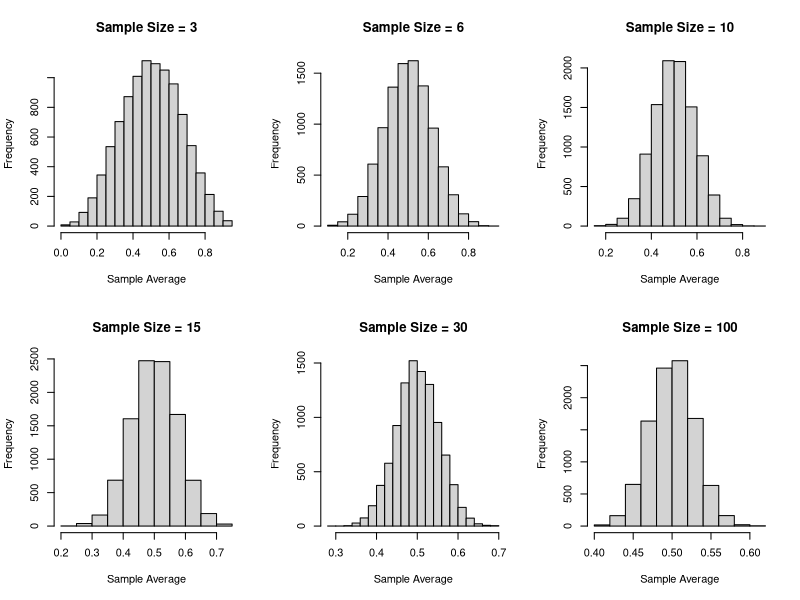
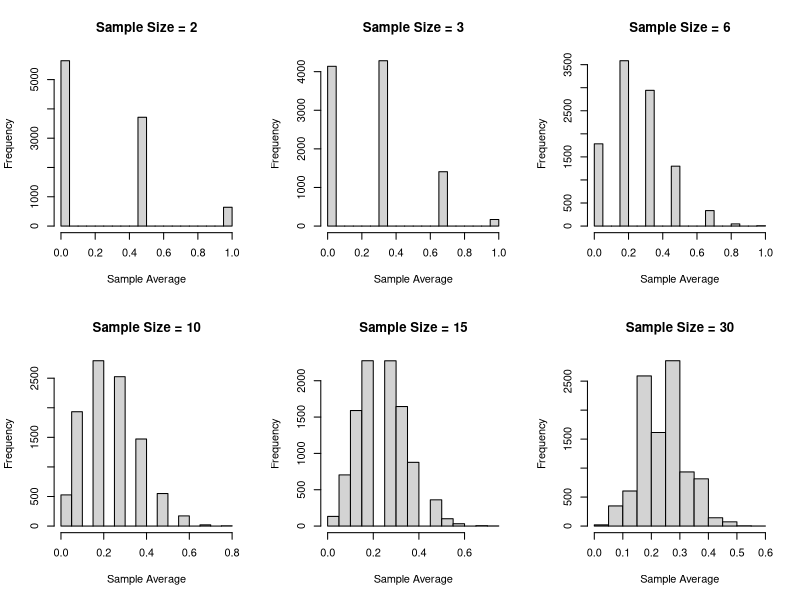
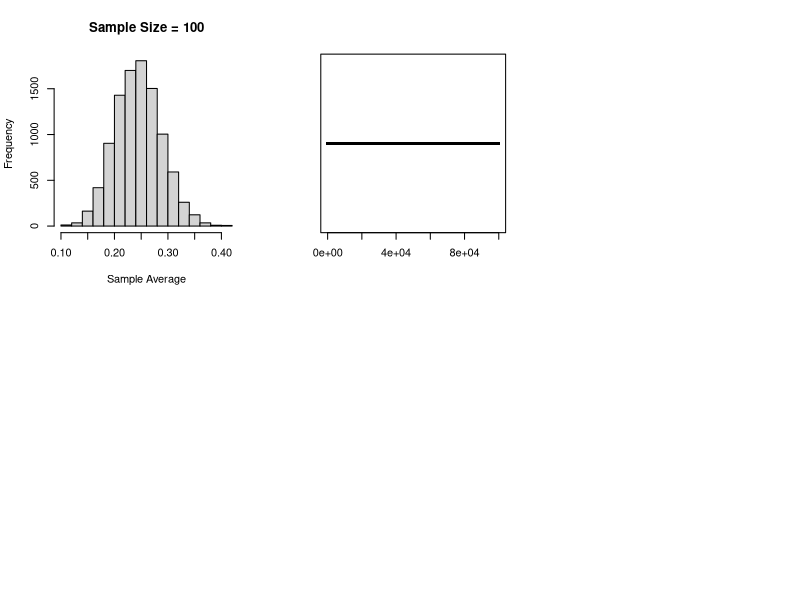

Source code (R) for these figures, in order:
set.seed(111)

#q1
binsim <- rbinom(10000, 20, 0.3)

a <- mean(binsim <= 5)
#alternative
aa <- sum(binsim <= 5)/10000

# (b) P(X = 5)
b <- mean(binsim == 5)
#alternative
bb <- sum(binsim == 5)/10000

# (c) E[X]
c<- mean(binsim)

# (d) Var(X)
d <- var(binsim)

cat("a= ",a, "\n")
cat("b= ",b, "\n")
cat("c= ", c, "\n")
cat("d= ", d, "\n")

#q2
rPois <- function(n, lambda) {
  U <- runif(n)
  X <- numeric(n)
  x <- 0
  while (max(U) > ppois(x, lambda)) {
    X[U >= ppois(x, lambda)] <- x + 1
    x <- x+1
  }
  return(X)
}

n <- 10000; rate <- 7.2
pois <- rPois(n, rate)
#(a) mean
a2<- mean(pois)

#(b) Var
b2 <- var(pois)

cat("a2= ", a2, "\n")
cat("b2= ", b2, "\n")

#comparison
table(pois)/n - dpois(0:max(pois), rate)

#q3
p1 <- rpois(10000, 5)
p2 <- rpois(10000, 25)
p3 <- rpois(10000, 125)
p4 <- rpois(10000, 625)

a31<- mean(p1)
a32<- mean(p2)
a33<- mean(p3)
a34<- mean(p4)

a312<- sqrt(mean(p1))
a32222<- sqrt(mean(p2))
a332<- sqrt(mean(p3))
a342<- sqrt(mean(p4))
# Var

a321<- var(p1)
a322<- var(p2)
a323<- var(p3)
a324<- var(p4)

a3212<- var(sqrt(p1))
a3222<- var(sqrt(p2))
a3232<- var(sqrt(p3))
a3242<- var(sqrt(p4))

cat("E[X] for rates λ = 5, 25, 125 and 625 = ",a31, a32, a33, a34, "\n")
cat("E[radical(X)] for rates λ = 5, 25, 125 and 625 = ",a312, a32222, a332, a342, "\n")

cat("var[X] for rates λ = 5, 25, 125 and 625 = ",a321, a322, a323, a324, "\n")
cat("var[radical(X)] for rates λ = 5, 25, 125 and 625 = ",a3212, a3222, a3232, a3242, "\n")

#b 
# It makes data less spreadout. Therefore, it can compress 
#the variability without changing the data. It makes the variation more unifrom
# it  tends to make the variances more nearly equal without 
#destroying the difference in the means.

#q4
runifAvg <- function(N, n) {
  X <- matrix(runif(N*n),N,n)
  rowMeans(X)
}

N <- 10000
n <- c(3, 6, 10, 15, 30, 100)
par(mfrow=c(2, 3))
for (i in n){
  hist(runifAvg(10000,i), main = paste("Sample Size =", i), xlab = "Sample Average")
  
}

#As the sample size increases, the distribution becomes smoother and the histogram
#becomes more symmetric. Also it won't be that much spreaded, and with its growing it becomes
# more like a normal distribution. 

#q5
runifAvg2 <- function(N, n) {
  X <- matrix(rbinom(N*n, 1, 0.25),N,n)
  rowMeans(X)
}

N <- 10000
n2 <- c(2, 3, 6, 10, 15, 30, 100)
par(mfrow=c(2, 3))
for (j in n2){
  hist(runifAvg2(10000,j), main = paste("Sample Size =", j), xlab = "Sample Average")
  
}
# It becomes less spreaded when sample size increases and it get more like a bell shape .
#when it increases a lot (100 For example) it looks like a normal distribution
# I think yes because in the privious function we had bell shaped histogram almost from the
# smallest sample size while in the second one it shows a lot of variability

#q6
rate <- 1.5; time <- 100000
N <- rpois(1, lambda = rate*time)
PoissonPoints <- sort(runif(N, max = time))
PoissonPoints
stripchart(PoissonPoints, pch=16)

#q7
intervals <- seq(0, time, by = 1)
cutfunc <- cut(PoissonPoints, breaks = intervals,  right = FALSE)

counts <- table(cutfunc)
counts
sec <-dpois(0:max(PoissonPoints), 1.5)
compare <- table(cutfunc)/time - dpois(0:(time-1), 1.5)
compare
#poissonpoints is so much more spread in comparison with poisson distribution. 
